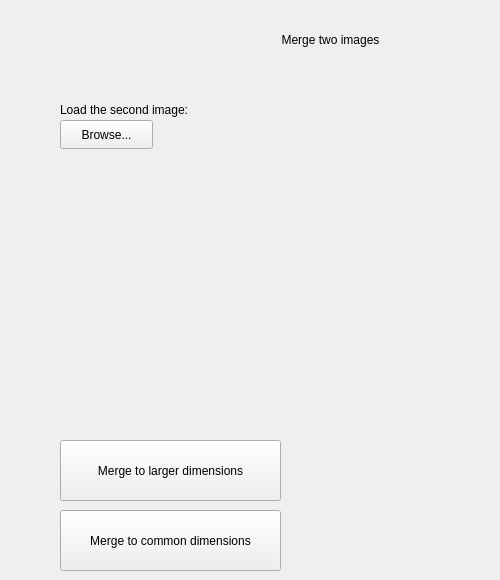
    <widget class="QWidget" name="merge">
     <widget class="QLabel" name="label">
      <property name="geometry">
       <rect>
        <x>260</x>
        <y>30</y>
        <width>141</width>
        <height>20</height>
       </rect>
      </property>
      <property name="text">
       <string>Merge two images</string>
      </property>
      <property name="alignment">
       <set>Qt::AlignCenter</set>
      </property>
     </widget>
     <widget class="QPushButton" name="merge_browse">
      <property name="geometry">
       <rect>
        <x>60</x>
        <y>120</y>
        <width>93</width>
        <height>29</height>
       </rect>
      </property>
      <property name="text">
       <string>Browse...</string>
      </property>
     </widget>
     <widget class="QLabel" name="merge_label">
      <property name="geometry">
       <rect>
        <x>60</x>
        <y>100</y>
        <width>251</width>
        <height>20</height>
       </rect>
      </property>
      <property name="text">
       <string>Load the second image:</string>
      </property>
     </widget>
     <widget class="QLabel" name="merge_image">
      <property name="geometry">
       <rect>
        <x>60</x>
        <y>160</y>
        <width>431</width>
        <height>251</height>
       </rect>
      </property>
      <property name="text">
       <string/>
      </property>
     </widget>
     <widget class="QLabel" name="merge_errormessage">
      <property name="geometry">
       <rect>
        <x>160</x>
        <y>130</y>
        <width>291</width>
        <height>16</height>
       </rect>
      </property>
      <property name="text">
       <string/>
      </property>
     </widget>
     <widget class="QPushButton" name="merge_larger">
      <property name="geometry">
       <rect>
        <x>60</x>
        <y>440</y>
        <width>221</width>
        <height>61</height>
       </rect>
      </property>
      <property name="text">
       <string>Merge to larger dimensions</string>
      </property>
     </widget>
     <widget class="QPushButton" name="merge_common">
      <property name="geometry">
       <rect>
        <x>60</x>
        <y>510</y>
        <width>221</width>
        <height>61</height>
       </rect>
      </property>
      <property name="text">
       <string>Merge to common dimensions</string>
      </property>
     </widget>
    </widget>
